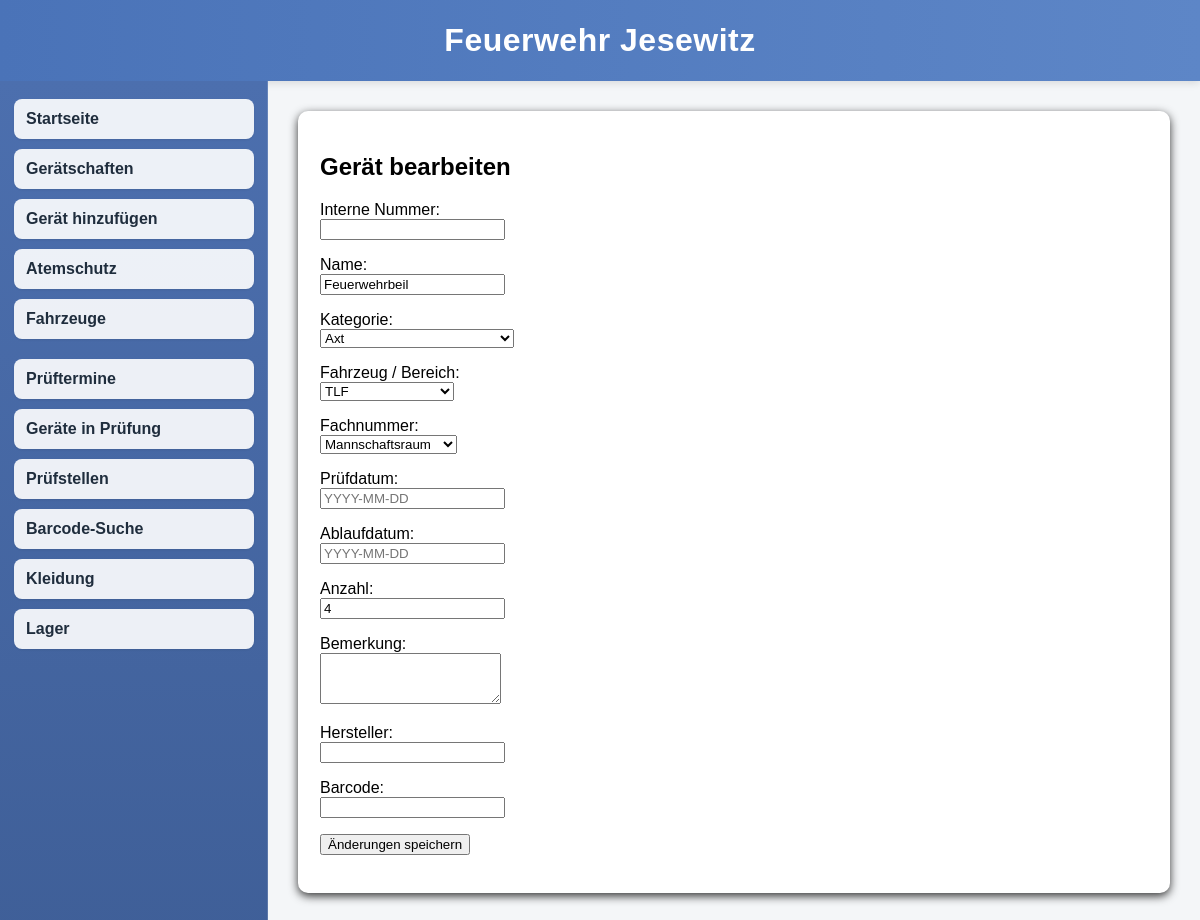
Screenshot of /geraet/1/bearbeiten with the database file from the repository.
### tables this page shows
CREATE TABLE geraete (
    id INTEGER PRIMARY KEY AUTOINCREMENT,
    interne_nummer TEXT,
    name TEXT,
    kategorie TEXT,
    fahrzeug TEXT,
    fachnummer TEXT,
    pruefdatum TEXT,
    ablaufdatum TEXT,
    anzahl INTEGER,
    bemerkung TEXT,
    hersteller TEXT,
    barcode TEXT
, pruefstatus TEXT DEFAULT 'frei', pruefstelle TEXT, pruefauftrag_datum TEXT);

### app.py (the view, shortened to what this page needs)
@app.route("/geraet/<int:id>/bearbeiten", methods=["GET", "POST"])
def geraet_bearbeiten(id):
    fahrzeuge = [
        "TLF",
        "LF",
        "Lager",
        "Schlauchanhänger",
        "TS-Anhänger",
        "Boot-Anhänger"
    ]
    df = lade_geraete_aus_db()
    kategorien = sorted([k for k in df["kategorie"].dropna().unique() if str(k).strip() != ""])
    fachnummern = {
        "TLF": ["G1", "G2", "G3", "G4", "G5", "G6", "G7", "Dach", "Mannschaftsraum", "Gruppenführerplatz"],
        "LF": ["G1", "G2", "G3", "G4", "G5", "G6", "G7", "Dach", "Mannschaftsraum", "Gruppenführerplatz"],
        "Schlauchanhänger": ["Front", "Heck", "Dach"],
        "TS-Anhänger": ["Front", "Heck", "Dach"],
        "Boot-Anhänger": ["Front", "Heck", "Dach"],
        "Lager": ["Regal"]
    }
    verbindung = sqlite3.connect(DATENBANK)
    verbindung.row_factory = sqlite3.Row
    cursor = verbindung.cursor()
    cursor.execute("SELECT * FROM geraete WHERE id = ?", (id,))
    geraet = cursor.fetchone()
    verbindung.close()
    if geraet is None:
        return f"Gerät mit ID {id} nicht gefunden."
    return render_template(
        "geraet_bearbeiten.html",
        geraet=geraet,
        fahrzeuge=fahrzeuge,
        kategorien=kategorien,
        fachnummern=fachnummern
    )

### app.py (called while the page is built)
def lade_geraete_aus_db():
    verbindung = sqlite3.connect(DATENBANK)
    df = pd.read_sql_query("SELECT * FROM geraete", verbindung)
    verbindung.close()
    return df

### templates/geraet_bearbeiten.html (shortened to what this page needs)
{% extends "base.html" %}
{% block content %}
<div class="box">
    <h2>Gerät bearbeiten</h2>
    <form method="post">
        <p>
            <label>Interne Nummer:</label><br>
            <input type="text" name="interne_nummer" value="{{ geraet['interne_nummer'] }}" required>
        </p>
        <p>
            <label>Name:</label><br>
            <input type="text" name="name" value="{{ geraet['name'] }}" required>
        </p>
        <p>
            <label>Kategorie:</label><br>
            <select name="kategorie" required>
                {% for kategorie in kategorien %}
                    <option value="{{ kategorie }}" {% if geraet['kategorie'] == kategorie %}selected{% endif %}>
                        {{ kategorie }}
                    </option>
                {% endfor %}
            </select>
        </p>
        <p>
            <label>Fahrzeug / Bereich:</label><br>
            <select name="fahrzeug" id="fahrzeug" required onchange="updateFachnummern()">
                {% for fahrzeug in fahrzeuge %}
                    <option value="{{ fahrzeug }}" {% if geraet['fahrzeug'] == fahrzeug %}selected{% endif %}>
                        {{ fahrzeug }}
                    </option>
                {% endfor %}
            </select>
        </p>
        <p>
            <label>Fachnummer:</label><br>
            <select name="fachnummer" id="fachnummer" required></select>
        </p>
        <p>
            <label>Prüfdatum:</label><br>
            <input type="text" name="pruefdatum" value="{{ geraet['pruefdatum'] }}" placeholder="YYYY-MM-DD">
        </p>
        <p>
            <label>Ablaufdatum:</label><br>
            <input type="text" name="ablaufdatum" value="{{ geraet['ablaufdatum'] }}" placeholder="YYYY-MM-DD">
        </p>
        <p>
            <label>Anzahl:</label><br>
            <input type="number" name="anzahl" value="{{ geraet['anzahl'] }}" min="1">
        </p>
        <p>
            <label>Bemerkung:</label><br>
            <textarea name="bemerkung" rows="3">{{ geraet['bemerkung'] }}</textarea>
        </p>
        <p>
            <label>Hersteller:</label><br>
            <input type="text" name="hersteller" value="{{ geraet['hersteller'] }}">
        </p>
        <p>
            <label>Barcode:</label><br>
            <input type="text" name="barcode" value="{{ geraet['barcode'] }}">
        </p>
        <p>
            <button type="submit">Änderungen speichern</button>
        </p>
    </form>
</div>
{% endblock %}

### templates/base.html (style rules this page uses)
body { margin: 0; font-family: Arial, sans-serif; background-color: #f4f6f8; }
.box { background: white; padding: 22px; margin-bottom: 22px; border-radius: 10px; box-shadow: 0 3px 10px rgba(0,0,0,0.8); }

### rows the page displays
geraete: name "Feuerwehrbeil", fahrzeug "TLF", anzahl "4"

### other values shown
form field kategorie "Axt"
